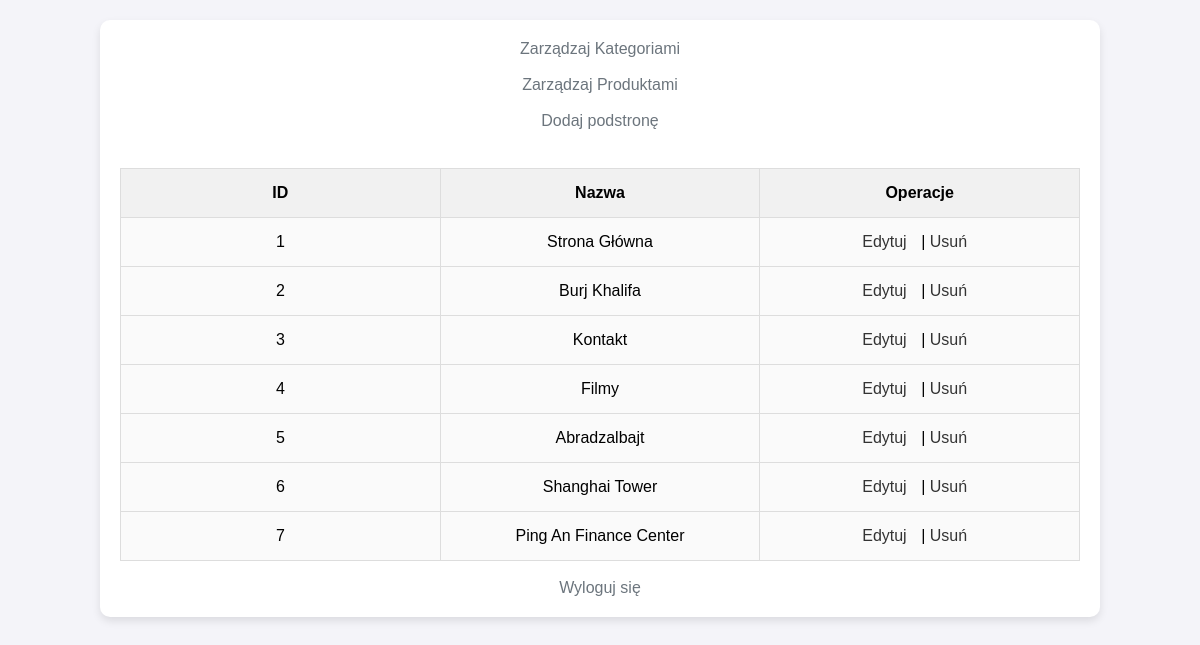
The page /lab12/admin/admin.php (signed in) on the database its author committed.
### tables this page shows
CREATE TABLE IF NOT EXISTS page_list (
    id INT AUTO_INCREMENT PRIMARY KEY,    
    page_title VARCHAR(255) NOT NULL,      
    page_content TEXT NOT NULL,            
    status INT DEFAULT 1,                  
    alias VARCHAR(20) UNIQUE,              
    category_id INT,                       
    FOREIGN KEY (category_id) REFERENCES categories(id)   
);

### lab12/admin/admin.php (the view, shortened to what this page needs)
<?php
include('./cfg.php');
echo "<div class='main'>";
$errorMessage = '';
function ListaPodstron()
{
    global $conn;
    $wynik = '<h3></h3>'.'<table class="tabela_akcji">'.'<tr><th>ID</th><th>Nazwa</th><th>Operacje</th></tr>';
    $wynik .= '<a href="'.$_SERVER['PHP_SELF'].'?action=zarzadzaj_kategoriami">Zarządzaj Kategoriami</a> <br /> <br />';
    $wynik .= '<a href="'.$_SERVER['PHP_SELF'].'?action=zarzadzaj_produktami">Zarządzaj Produktami</a> <br /> <br />';
    $wynik .= '<a href="'.$_SERVER['PHP_SELF'].'?action=dodaj">Dodaj podstronę</a> <br /> <br />';
    $query = "SELECT id, page_title FROM page_list";
    $result = mysqli_query($conn, $query);
    if ($result) {
        while ($row = mysqli_fetch_assoc($result)) {
            $id = $row['id'];
            $page_title = $row['page_title'];
            $wynik .= '<tr>'.'<td>' . $id . '</td>'.'<td>' . $page_title . '</td>'.'<td><a href="'.$_SERVER['PHP_SELF'].'?action=edytuj&id='.$id.'">Edytuj</a> | <a href="'.$_SERVER['PHP_SELF'].'?action=usun&id='.$id.'">Usuń</a></td>'.'</tr>';
        }
    } else {
        $wynik .= '<tr><td colspan="3">Brak podstron</td></tr>';
    }
    $wynik .= '</table>';
    if (isset($_GET['action'])) {
        if ($_GET['action'] === 'edytuj' && isset($_GET['id'])) {
            echo EdytujPodstrone();
        } else if ($_GET['action'] === 'usun' && isset($_GET['id'])) {
            echo UsunPodstrone();
        } else if ($_GET['action'] === 'dodaj') {
            echo DodajNowaPodstrone();
        }
    } else {
        echo $wynik;
    }
}
if (isset($_SESSION['admin_logged_in']) && $_SESSION['admin_logged_in'] === true) {
    if (isset($_GET['action'])) {
        switch ($_GET['action']) {
            case 'dodaj_kategorie':
                DodajKategorie();
                break;
            case 'pokaz_kategorie':
                PokazKategorie();
                break;
            case 'edytuj_kategorie':
                EdytujKategorie();
                break;
            case 'usun_kategorie':
                UsunKategorie();
                break;
            case 'zarzadzaj_kategoriami':
                ZarzadzajKategorie();
                break;
            case 'zarzadzaj_produktami':
                ZarzadzajProduktami();
                break;
            case 'dodaj_produkt';
                DodajProdukt();
                break;
            case 'edytuj_produkt':
                EdytujProdukt();
                break;
            case 'usun_produkt':
                UsunProdukt();
                break;
            case 'pokaz_produkty':
                PokazProdukty();
                break;
            default:
                ListaPodstron();
                break;
        }
    } else {
        ListaPodstron();
    }
    echo '<br><a href="wylogujsie.php">Wyloguj się</a>';
} else {
    echo FormularzLogowania($errorMessage);
}
    echo '<link rel="stylesheet" type="text/css" href="../css/panel.css">';
?>

### lab12/css/panel.css (style rules this page uses)
* { margin: 0; padding: 0; box-sizing: border-box; }
.main { background-color: white; padding: 20px; border-radius: 10px; box-shadow: 0 4px 8px rgba(0, 0, 0, 0.1); width: 100%; max-width: 1000px; text-align: center; }
a { color: #6c757d; text-decoration: none; font-size: 1em; }
.tabela_akcji { width: 100%; margin-top: 20px; border-collapse: collapse; table-layout: fixed; word-wrap: break-word; }
.tabela_akcji th, .tabela_akcji td { padding: 15px; text-align: center; border: 1px solid #ddd; }
.tabela_akcji th { background-color: #f1f1f1; font-weight: bold; }
.tabela_akcji td { background-color: #fafafa; }
.tabela_akcji a { color: #333; text-decoration: none; font-size: 1em; }
.tabela_akcji td a { margin-right: 10px; }
table { width: 100%; margin-top: 20px; border-collapse: collapse; }
table th, table td { padding: 15px; text-align: center; border: 1px solid #ddd; }
table th { background-color: #f1f1f1; font-weight: bold; }
table td { background-color: #fafafa; }

### rows shown on the page
page_list: id "1", page_title "Strona Główna"
page_list: id "2", page_title "Burj Khalifa"
page_list: id "3", page_title "Kontakt"
page_list: id "4", page_title "Filmy"
page_list: id "5", page_title "Abradzalbajt"
page_list: id "6", page_title "Shanghai Tower"
page_list: id "7", page_title "Ping An Finance Center"
